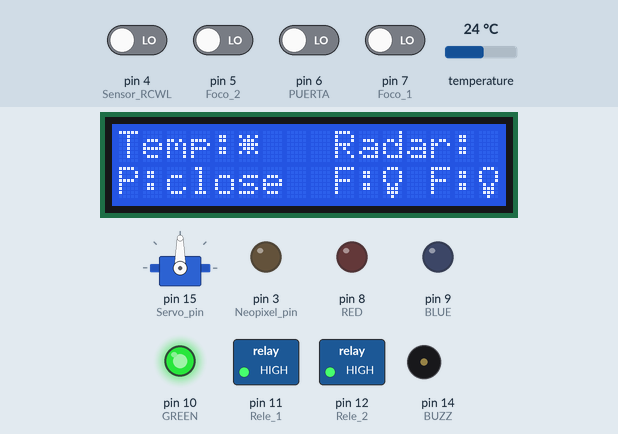
A sketch run on a simulated Arduino Uno, built with avr-gcc and run on an emulated ATmega328P. On the bench: servo, 16×2 character LCD, switched loads named in the sketch (green lamp = pin HIGH), output pins drawn as LEDs (lit = HIGH), buzzer (waves = sounding, pin HIGH). The test bench sets the inputs (shaded band); at power-on: pin 4 (Sensor_RCWL), pin 5 (Foco_2), pin 6 (PUERTA), pin 7 (Foco_1) LOW, temperature 24 °C.

Above: at 1.3 s.
1.4 s: pin 4 (Sensor_RCWL) driven HIGH
At 1.88 s:
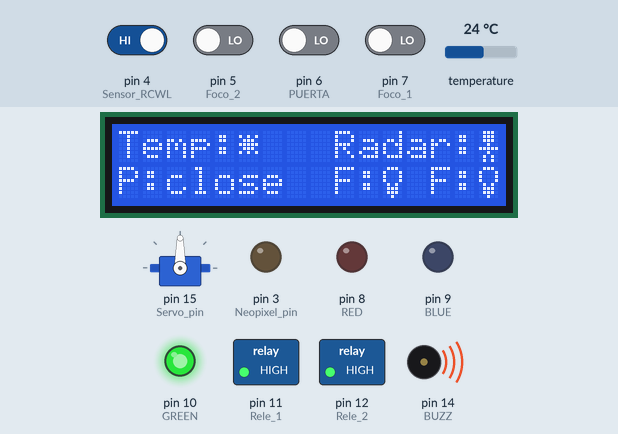
5.2 s: temperature set to 22.7 °C
7.1 s: temperature set to 21.1 °C
At 9.2 s:
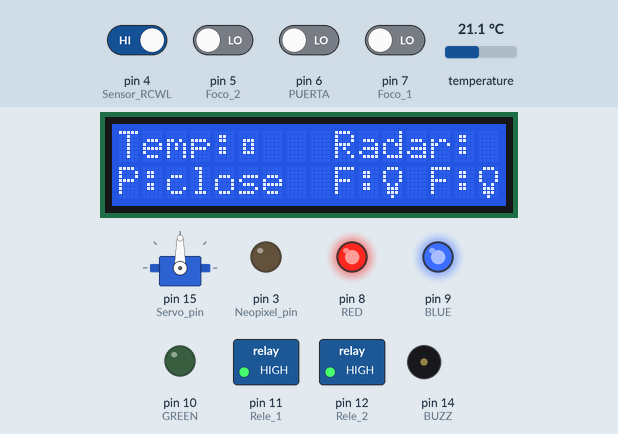
10.9 s: pin 5 (Foco_2) driven HIGH
At 11.7 s:
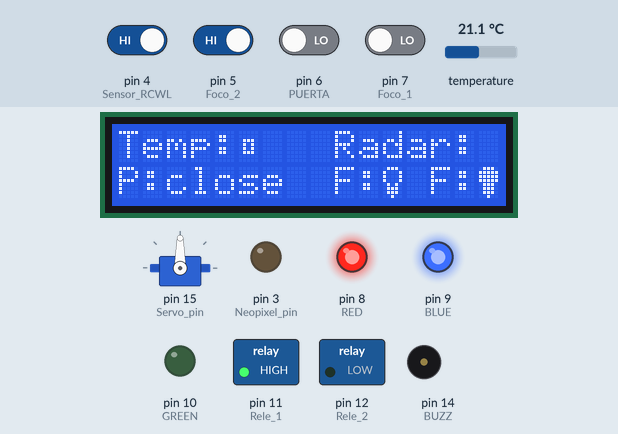
14.7 s: pin 6 (PUERTA) driven HIGH
At 17.0 s:
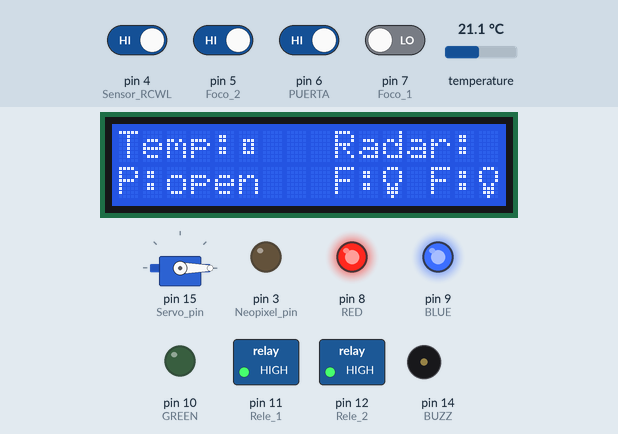
18.5 s: pin 7 (Foco_1) driven HIGH
At 19.8 s:
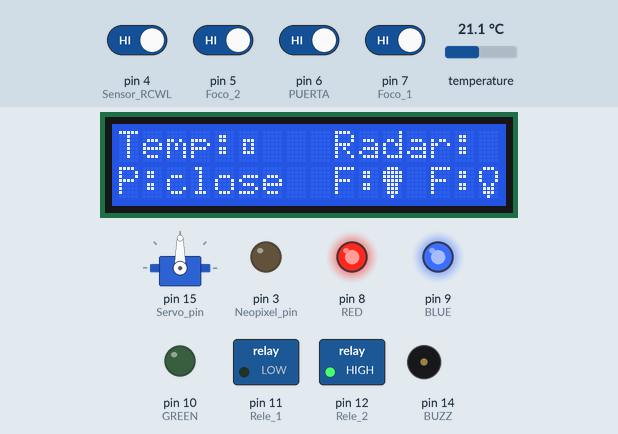
Timing chart, 0 to 22.4 s (numbered marks = the images above; inputs shaded):
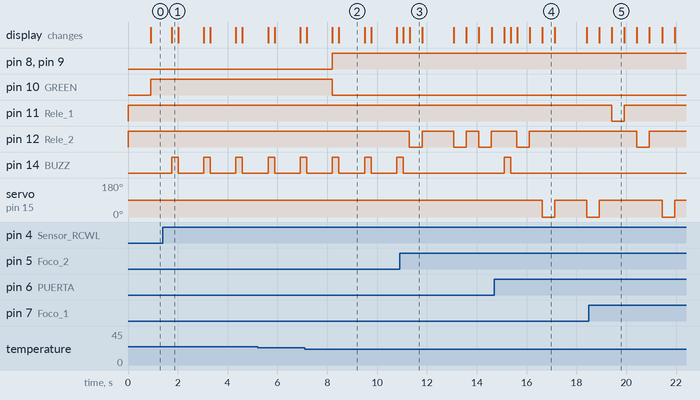

The sketch:

Practica_no._7.ino
```cpp
/*
 * Fundacion Kinal
 * Centro educativo tecnico laboral Kinal
 * Perito en electonica
 * Quinto perito
 * EB5AM
 * Taller de electronica digital y reparacion de computadoras
 * Nombre: Francisco Barillas
 * Carnet: 2019376
*/
//Incluyo las Librerias
#include <Servo.h>
#include <Adafruit_NeoPixel.h>
#include <OneWire.h>
#include <DallasTemperature.h>
#include <Wire.h>
#include <LiquidCrystal_I2C.h>
//Directivas de preprocesador
#define Neopixel_pin 3
#define Sensor_RCWL 4
#define RED   8
#define BLUE  9
#define GREEN 10
#define BUZZ  14
#define PUERTA 6
#define Servo_pin 15
#define Rele_1 11
#define Rele_2 12
#define Foco_1 7
#define Foco_2 5
#define DIRECCION_LCD 0x27
#define FILAS 2
#define COLUMNAS 16
//Constructores
Servo SERVO_FRANCISCO;
Adafruit_NeoPixel Neopixel(7,Neopixel_pin, NEO_GRB + NEO_KHZ800);
LiquidCrystal_I2C LCD_FRANCISCO_BARILLAS(DIRECCION_LCD, COLUMNAS, FILAS);
OneWire ourWire(2);
DallasTemperature sensors(&ourWire);
//Funciones
void puerta();
void movimiento();
void temperatura();
int temperaturac();
void rele1();
void rele2();
//variables
int Celsius;
int Puerta=0;
int foco_1=0;
int foco_2=0;

byte hielo[] = {
  B00000,
  B00000,
  B01110,
  B01010,
  B01010,
  B01110,
  B00000,
  B00000
};
byte Copo_de_Nieve[] = {
  B00000,
  B10101,
  B01110,
  B11111,
  B01110,
  B10101,
  B00000,
  B00000
};
byte Fuego[] = {
   B00010,
  B00110,
  B01110,
  B10011,
  B10111,
  B11111,
  B01110,
  B00000
};
byte person[] = {
  B01110,
  B01110,
  B01110,
  B00100,
  B11111,
  B00100,
  B01010,
  B01010
};
byte f_oof[] = {
  B01110,
  B10001,
  B10001,
  B10001,
  B01010,
  B01110,
  B01110,
  B00100
};
byte f_on[] = {
  B01110,
  B11111,
  B11111,
  B11111,
  B01110,
  B01110,
  B01110,
  B00100
};

void setup() {
  pinMode(Neopixel_pin,OUTPUT);
  pinMode(Sensor_RCWL,INPUT);
  pinMode(PUERTA,INPUT);
  pinMode(BLUE,OUTPUT);
  pinMode(GREEN,OUTPUT);
  pinMode(RED,OUTPUT);
  pinMode(BUZZ,OUTPUT);
  pinMode(Rele_1,OUTPUT);
  pinMode(Rele_2,OUTPUT);
  pinMode(Foco_1,INPUT);
  pinMode(Foco_2,INPUT);
  digitalWrite(Rele_1, HIGH);
  digitalWrite(Rele_2, HIGH);
  //
  SERVO_FRANCISCO.attach(Servo_pin);
  sensors.begin();
  LCD_FRANCISCO_BARILLAS.init(); //inicio la comunicacion serial con el modulo i2c
  LCD_FRANCISCO_BARILLAS.backlight();
  LCD_FRANCISCO_BARILLAS.createChar(0,hielo);
  LCD_FRANCISCO_BARILLAS.createChar(1,Copo_de_Nieve);
  LCD_FRANCISCO_BARILLAS.createChar(2,Fuego);
  LCD_FRANCISCO_BARILLAS.createChar(3,person);
  LCD_FRANCISCO_BARILLAS.createChar(4,f_oof);
  LCD_FRANCISCO_BARILLAS.createChar(5,f_on);
  LCD_FRANCISCO_BARILLAS.setCursor(0,1);
  LCD_FRANCISCO_BARILLAS.print("P:close");
  LCD_FRANCISCO_BARILLAS.setCursor(9,1);
  LCD_FRANCISCO_BARILLAS.print("F:");
  LCD_FRANCISCO_BARILLAS.write(4);
  LCD_FRANCISCO_BARILLAS.setCursor(13,1);
  LCD_FRANCISCO_BARILLAS.print("F:");
  LCD_FRANCISCO_BARILLAS.write(4);
}

void loop() {
  Celsius = temperaturac();
  puerta();
  rele1();
  rele2();
  puerta();
  temperatura();
  rele1();
  rele2();
  movimiento();
  rele1();
  rele2();
  puerta();
}

void temperatura(){
  if ( Celsius> 14 && Celsius<22){
      LCD_FRANCISCO_BARILLAS.setCursor(0,0);
      LCD_FRANCISCO_BARILLAS.print("Temp:");
      LCD_FRANCISCO_BARILLAS.write(0);
      digitalWrite(RED, HIGH);
      digitalWrite(BLUE, HIGH);
      digitalWrite(GREEN, LOW);
      }
  if ( Celsius>21 && Celsius<26){
      LCD_FRANCISCO_BARILLAS.setCursor(0,0);
      LCD_FRANCISCO_BARILLAS.print("Temp:");
      LCD_FRANCISCO_BARILLAS.write(1);
      digitalWrite(RED, LOW);
      digitalWrite(BLUE, LOW);
      digitalWrite(GREEN, HIGH);
      }
  if ( Celsius>25 && Celsius<46){
      LCD_FRANCISCO_BARILLAS.setCursor(0,0);
      LCD_FRANCISCO_BARILLAS.print("Temp:");
      LCD_FRANCISCO_BARILLAS.write(2);
      digitalWrite(RED, HIGH);
      digitalWrite(BLUE, LOW);
      digitalWrite(GREEN, LOW);
      }
}

int temperaturac(){
  sensors.requestTemperatures();
  float temp= sensors.getTempCByIndex(0);
  return temp;
}

void movimiento(){
  bool accion = digitalRead(Sensor_RCWL);
  if(accion==1){
    LCD_FRANCISCO_BARILLAS.setCursor(9,0);
    LCD_FRANCISCO_BARILLAS.print("Radar:");
    LCD_FRANCISCO_BARILLAS.write(3);
    for(int i =0; i<8; i++){
      Neopixel.setPixelColor(i,Neopixel.Color(255,0,0));
      Neopixel.show();
    }
    digitalWrite(BUZZ, HIGH);
    delay(250);
    for(int i =0; i<8; i++){
      Neopixel.setPixelColor(i,Neopixel.Color(124,252,0));
      Neopixel.show();
    }
    LCD_FRANCISCO_BARILLAS.setCursor(9,0);
    LCD_FRANCISCO_BARILLAS.print("Radar: ");
    digitalWrite(BUZZ, LOW);
    delay(250);

  }
  if(accion==0){
    for(int i =0; i<8; i++){
      Neopixel.setPixelColor(i,Neopixel.Color(0,0,255));
      Neopixel.show();
      LCD_FRANCISCO_BARILLAS.setCursor(9,0);
      LCD_FRANCISCO_BARILLAS.print("Radar: ");
    }
  }
}
void puerta(){
  if(digitalRead(PUERTA) && Puerta==0){
    SERVO_FRANCISCO.write(0);
    LCD_FRANCISCO_BARILLAS.setCursor(0,1);
    LCD_FRANCISCO_BARILLAS.print("P:open ");
    delay(500);
    Puerta=1;
  }
  if(digitalRead(PUERTA) && Puerta==1){
    SERVO_FRANCISCO.write(90);
    LCD_FRANCISCO_BARILLAS.setCursor(0,1);
    LCD_FRANCISCO_BARILLAS.print("P:close ");
    delay(500);
    Puerta=0;
  }
}

void rele1(){
  if (digitalRead(Foco_1) && foco_1==0){
    digitalWrite(Rele_1, LOW);
    LCD_FRANCISCO_BARILLAS.setCursor(9,1);
    LCD_FRANCISCO_BARILLAS.print("F:");
    LCD_FRANCISCO_BARILLAS.write(5);
    delay(500);
    foco_1=1;
  }
if (digitalRead(Foco_1) && foco_1==1){
    digitalWrite(Rele_1, HIGH);
    LCD_FRANCISCO_BARILLAS.setCursor(9,1);
    LCD_FRANCISCO_BARILLAS.print("F:");
    LCD_FRANCISCO_BARILLAS.write(4);
    delay(500);
    foco_1=0;
  }
}

void rele2(){
  if (digitalRead(Foco_2) && foco_2==0){
    digitalWrite(Rele_2, LOW);
    LCD_FRANCISCO_BARILLAS.setCursor(13,1);
    LCD_FRANCISCO_BARILLAS.print("F:");
    LCD_FRANCISCO_BARILLAS.write(5);
    delay(500);
    foco_2=1;
  }
if (digitalRead(Foco_2) && foco_2==1){
    digitalWrite(Rele_2, HIGH);
    LCD_FRANCISCO_BARILLAS.setCursor(13,1);
    LCD_FRANCISCO_BARILLAS.print("F:");
    LCD_FRANCISCO_BARILLAS.write(4);
    delay(500);
    foco_2=0;
  }
}
```

Measured:
- the behaviour switches between 22 and 21.9 °C on temperature (found by bisection; images 1 and 2)
- after the input at 1.4 s, pin 14 (BUZZ): alternates HIGH for 0.26 s and LOW for 1.0 s, starting after 0.35 s; the display: changes after 0.35 s (image 1)
- after the input at 7.1 s, pin 8 (RED), pin 9 (BLUE): LOW → HIGH after 1.1 s; pin 10 (GREEN): HIGH → LOW after 1.1 s; the display: first differs from a run without the input after 1.1 s (image 2 shows a later state)
- after the input at 10.9 s, pin 12 (Rele_2): goes LOW 0.50 s, HIGH 1.3 s, LOW 0.50 s, HIGH 0.51 s, LOW 0.50 s, then HIGH, starting after 0.40 s; pin 14 (BUZZ): goes on until 11.0 s, then stays LOW; the display: first differs from a run without the input after 0.40 s (image 3)
- after the input at 14.7 s, pin 12 (Rele_2): goes on until 16.1 s, then stays HIGH; servo on pin 15 (Servo_pin): 90° → 0° after 1.9 s, → 90° 0.51 s later, → 0° 1.3 s later; the display: first differs from a run without the input after 1.9 s (image 4)
- after the input at 18.5 s, pin 11 (Rele_1): HIGH → LOW after 0.92 s, → HIGH 0.50 s later; the display: first differs from a run without the input after 0.92 s (image 5)
- what the display in image 2 shows lasts 1.0 s, from 8.5 s to 9.5 s
